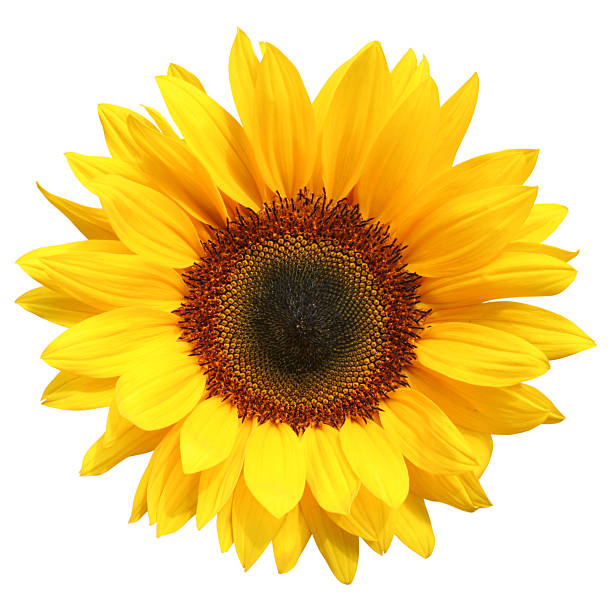
#> input picture opencv/sun.jpg, 612 x 612 px
$ jupyter execute --allow-errors openCV1.ipynb
#> lines starting #> are read from the running program, lines starting #| are printed output that depends on the picture
[cell 1]
import cv2

# Load an color image in grayscale
img = cv2.imread('sun.jpg',1)
#> img is the input picture: shape (612, 612, 3); mean B, G, R 123.9, 204.7, 234

cv2.imshow('image',img)
cv2.waitKey(0)
cv2.destroyAllWindows()

# cv2.imshow('image',img)
# cv2.waitKey(0)
# cv2.destroyAllWindows()

[cell 2]
import cv2
import numpy as np
from matplotlib import pyplot as plt
img = cv2.imread('sun.jpg',1)
plt.imshow(img, cmap = 'gray', interpolation = 'blackman')
plt.imshow(img)
plt.xticks([]), plt.yticks([])  # to hide tick values on X and Y axis
plt.show()
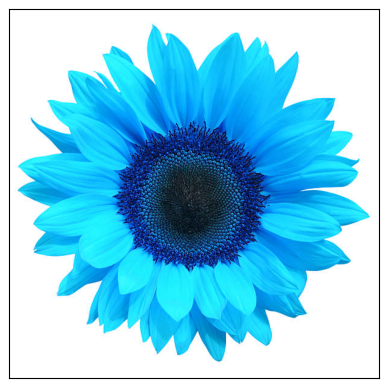
#> figure drawn by matplotlib, 1 panel; B, G, R data is drawn as R, G, B

[cell 3]
import numpy as np
import cv2
from matplotlib import pyplot as plt
img = cv2.imread('sun.jpg',1)
plt.imshow(img)
plt.show()

[cell 4]
import numpy as np
import matplotlib.image as mpimg  # for reading in images

import matplotlib.pyplot as plt
import cv2  # computer vision library
# Read in the image
image = mpimg.imread('sun.jpg')

# Print out the image dimensions
print('Image dimensions:', image.shape)
#| Image dimensions: (612, 612, 3)

# # Change from color to grayscale
# gray_image = cv2.cvtColor(image, 0)
plt.xticks([]), plt.yticks([])  # to hide tick values on X and Y axis

plt.imshow(image)

[cell 5]
import cv2
import numpy as np
from matplotlib import pyplot as plt

img = cv2.imread('sun.jpg',0)
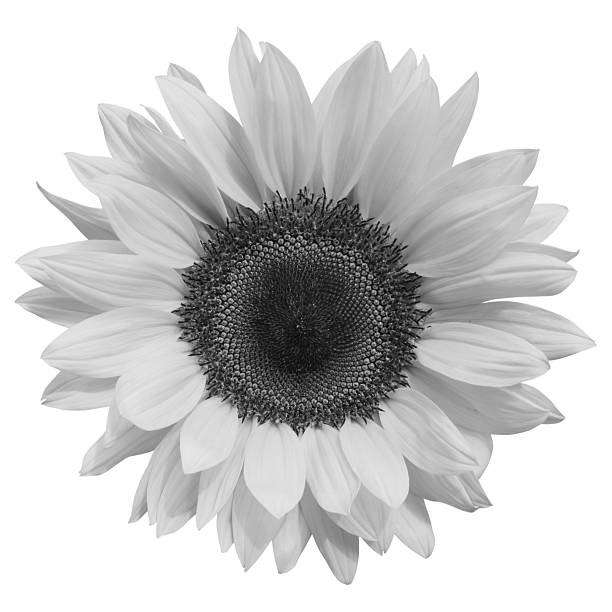
#> img: shape (612, 612); min 0, max 255, mean 204.3
#> (the rest of this cell did not finish here and is left out)

[cell 6]
import cv2
import numpy as np
from matplotlib import pyplot as plt

img = cv2.imread('sun.jpg', 0)  # Read as grayscale
plt.imshow(img, cmap='gray')
plt.title('Original Image'), plt.xticks([]), plt.yticks([])

plt.show()
print(img.shape)
#| (612, 612)

[cell 7]
# Create a 5x5 image using just grayscale, numerical values
tiny_image = np.array([[[0, 20, 30,49],
                      [200, 200, 250,32],
                      [50, 180, 85,23]]])

# To show the pixel grid, use matshow
plt.matshow(tiny_image)
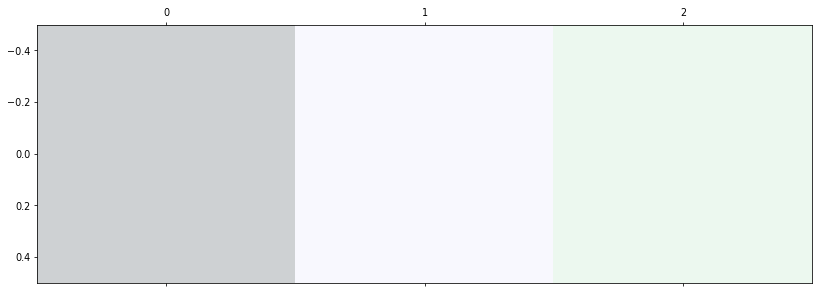
#> figure drawn by matplotlib, 1 panel

[cell 8]
random_integer_matrix = np.random.randint(0, 255, size=(5, 5))
plt.matshow(random_integer_matrix)
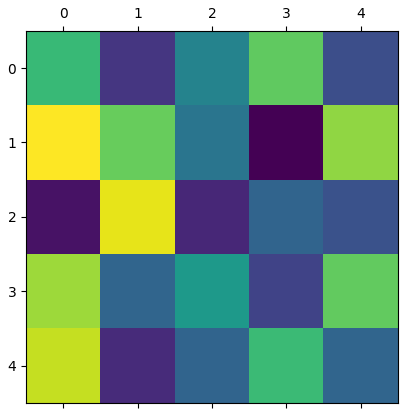
#> figure drawn by matplotlib, 1 panel

[cell 9]
import cv2

# Load an color image in grayscale
img = cv2.imread('sun.jpg',1)
img

[cell 10]
# Isolate RGB channels
r = image[:,:,0]
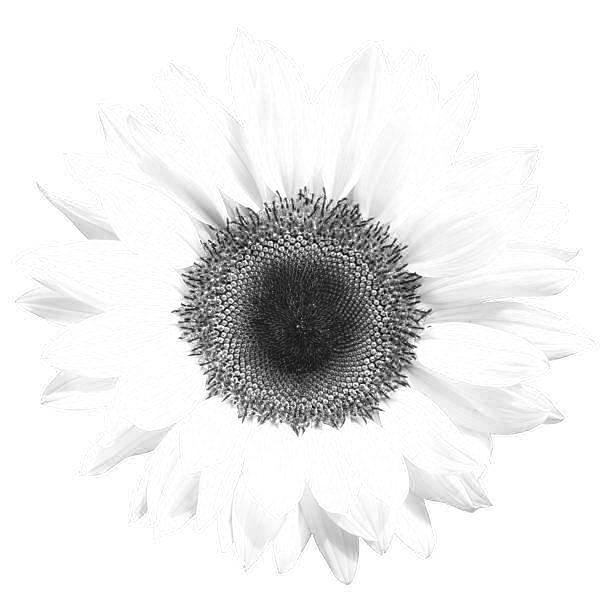
#> r: shape (612, 612); min 0, max 255, mean 234
g = image[:,:,1]
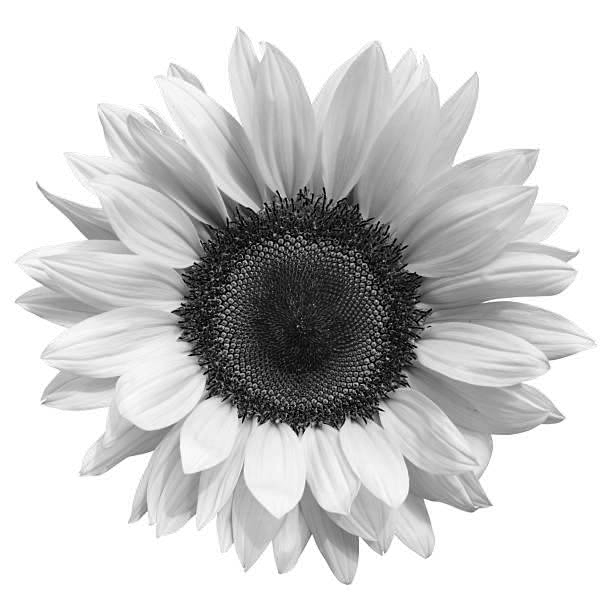
#> g: shape (612, 612); min 0, max 255, mean 204.7
b = image[:,:,2]
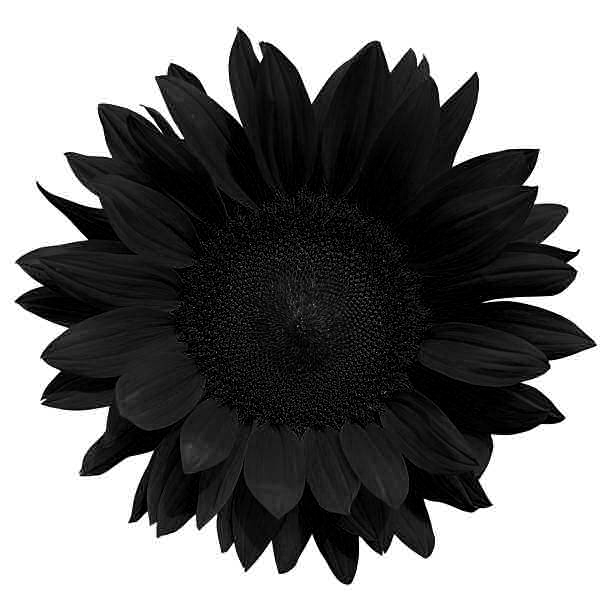
#> b: shape (612, 612); min 0, max 255, mean 123.9

# Visualize the individual color channels
f, (ax1, ax2, ax3) = plt.subplots(1, 3, figsize=(20,10))
ax1.set_title('R channel')
ax1.imshow(r, cmap='gray')

ax2.set_title('G channel')
ax2.imshow(g, cmap='gray')

ax3.set_title('B channel')
ax3.imshow(b, cmap='gray')

[cell 11]
# Isolate RGB channels
r = image[:,:,0]
g = image[:,:,1]
b = image[:,:,2]

# Visualize the individual color channels
f, (ax1, ax2, ax3) = plt.subplots(1, 3, figsize=(20,10))
ax1.set_title('R channel')
ax1.imshow(r)

ax2.set_title('G channel')
ax2.imshow(g)

ax3.set_title('B channel')
ax3.imshow(b)
